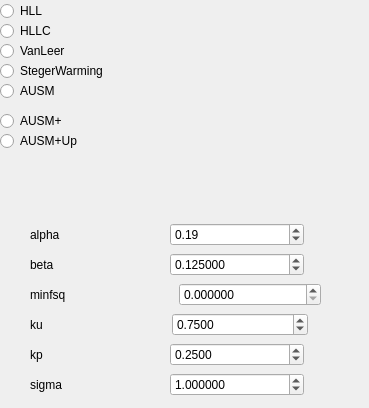
            <widget class="QWidget" name="tab_potOutputControl_2">
             <attribute name="title">
              <string>Output Control</string>
             </attribute>
             <widget class="QWidget" name="layoutWidget_2">
              <property name="geometry">
               <rect>
                <x>30</x>
                <y>280</y>
                <width>291</width>
                <height>29</height>
               </rect>
              </property>
              <layout class="QHBoxLayout" name="horizontalLayout_23">
               <item>
                <widget class="QLabel" name="label_minfsq">
                 <property name="text">
                  <string>minfsq</string>
                 </property>
                 <property name="buddy">
                  <cstring>doubleSpinBox_cfdDiphrmPostn</cstring>
                 </property>
                </widget>
               </item>
               <item>
                <widget class="QDoubleSpinBox" name="doubleSpinBox_cfdminfsq">
                 <property name="decimals">
                  <number>6</number>
                 </property>
                 <property name="minimum">
                  <double>0.000000000000000</double>
                 </property>
                 <property name="maximum">
                  <double>1000000000.000000000000000</double>
                 </property>
                 <property name="singleStep">
                  <double>1.000000000000000</double>
                 </property>
                 <property name="value">
                  <double>0.000000000000000</double>
                 </property>
                </widget>
               </item>
              </layout>
             </widget>
             <widget class="QWidget" name="layoutWidget_3">
              <property name="geometry">
               <rect>
                <x>30</x>
                <y>310</y>
                <width>278</width>
                <height>29</height>
               </rect>
              </property>
              <layout class="QHBoxLayout" name="horizontalLayout_24">
               <item>
                <widget class="QLabel" name="label_cfdku">
                 <property name="midLineWidth">
                  <number>1</number>
                 </property>
                 <property name="text">
                  <string>ku</string>
                 </property>
                 <property name="buddy">
                  <cstring>doubleSpinBox_cfdDiphrmPostn</cstring>
                 </property>
                </widget>
               </item>
               <item>
                <widget class="QDoubleSpinBox" name="doubleSpinBox_cfdku">
                 <property name="decimals">
                  <number>4</number>
                 </property>
                 <property name="minimum">
                  <double>-1000000000.000000000000000</double>
                 </property>
                 <property name="maximum">
                  <double>1000000000.000000000000000</double>
                 </property>
                 <property name="singleStep">
                  <double>10.000000000000000</double>
                 </property>
                 <property name="value">
                  <double>0.750000000000000</double>
                 </property>
                </widget>
               </item>
              </layout>
             </widget>
             <widget class="QWidget" name="layoutWidget_4">
              <property name="geometry">
               <rect>
                <x>30</x>
                <y>340</y>
                <width>274</width>
                <height>29</height>
               </rect>
              </property>
              <layout class="QHBoxLayout" name="horizontalLayout_25">
               <item>
                <widget class="QLabel" name="label_cfdkp">
                 <property name="text">
                  <string>kp</string>
                 </property>
                 <property name="buddy">
                  <cstring>doubleSpinBox_cfdDiphrmPostn</cstring>
                 </property>
                </widget>
               </item>
               <item>
                <widget class="QDoubleSpinBox" name="doubleSpinBox_cfdkp">
                 <property name="decimals">
                  <number>4</number>
                 </property>
                 <property name="minimum">
                  <double>0.000000000000000</double>
                 </property>
                 <property name="maximum">
                  <double>1000000000.000000000000000</double>
                 </property>
                 <property name="singleStep">
                  <double>100.000000000000000</double>
                 </property>
                 <property name="value">
                  <double>0.250000000000000</double>
                 </property>
                </widget>
               </item>
              </layout>
             </widget>
             <widget class="QWidget" name="layoutWidget_16">
              <property name="geometry">
               <rect>
                <x>30</x>
                <y>220</y>
                <width>274</width>
                <height>29</height>
               </rect>
              </property>
              <layout class="QHBoxLayout" name="horizontalLayout_41">
               <item>
                <widget class="QLabel" name="label_cfdDiaphramPosition_14">
                 <property name="text">
                  <string>alpha</string>
                 </property>
                 <property name="buddy">
                  <cstring>doubleSpinBox_cfdDiphrmPostn</cstring>
                 </property>
                </widget>
               </item>
               <item>
                <widget class="QDoubleSpinBox" name="doubleSpinBox_cfdalpha">
                 <property name="minimum">
                  <double>0.000000000000000</double>
                 </property>
                 <property name="maximum">
                  <double>1000000000.000000000000000</double>
                 </property>
                 <property name="singleStep">
                  <double>100.000000000000000</double>
                 </property>
                 <property name="value">
                  <double>0.190000000000000</double>
                 </property>
                </widget>
               </item>
              </layout>
             </widget>
             <widget class="QWidget" name="layoutWidget_17">
              <property name="geometry">
               <rect>
                <x>30</x>
                <y>370</y>
                <width>274</width>
                <height>29</height>
               </rect>
              </property>
              <layout class="QHBoxLayout" name="horizontalLayout_42">
               <item>
                <widget class="QLabel" name="label_cfdsigma">
                 <property name="text">
                  <string>sigma</string>
                 </property>
                 <property name="buddy">
                  <cstring>doubleSpinBox_cfdDiphrmPostn</cstring>
                 </property>
                </widget>
               </item>
               <item>
                <widget class="QDoubleSpinBox" name="doubleSpinBox_cfdsigma">
                 <property name="decimals">
                  <number>6</number>
                 </property>
                 <property name="minimum">
                  <double>-1000000000.000000000000000</double>
                 </property>
                 <property name="maximum">
                  <double>1000000000.000000000000000</double>
                 </property>
                 <property name="singleStep">
                  <double>1.000000000000000</double>
                 </property>
                 <property name="value">
                  <double>1.000000000000000</double>
                 </property>
                </widget>
               </item>
              </layout>
             </widget>
             <widget class="QWidget" name="layoutWidget_18">
              <property name="geometry">
               <rect>
                <x>30</x>
                <y>250</y>
                <width>274</width>
                <height>29</height>
               </rect>
              </property>
              <layout class="QHBoxLayout" name="horizontalLayout_43">
               <item>
                <widget class="QLabel" name="label_uL_3">
                 <property name="midLineWidth">
                  <number>1</number>
                 </property>
                 <property name="text">
                  <string>beta</string>
                 </property>
                 <property name="buddy">
                  <cstring>doubleSpinBox_cfdDiphrmPostn</cstring>
                 </property>
                </widget>
               </item>
               <item>
                <widget class="QDoubleSpinBox" name="doubleSpinBox_cfdbeta">
                 <property name="decimals">
                  <number>6</number>
                 </property>
                 <property name="minimum">
                  <double>-999999999.000000000000000</double>
                 </property>
                 <property name="maximum">
                  <double>1000000000.000000000000000</double>
                 </property>
                 <property name="singleStep">
                  <double>10.000000000000000</double>
                 </property>
                 <property name="value">
                  <double>0.125000000000000</double>
                 </property>
                </widget>
               </item>
              </layout>
             </widget>
             <widget class="QRadioButton" name="HLLC">
              <property name="geometry">
               <rect>
                <x>0</x>
                <y>20</y>
                <width>360</width>
                <height>22</height>
               </rect>
              </property>
              <property name="text">
               <string>HLLC</string>
              </property>
             </widget>
             <widget class="QRadioButton" name="radioButton_2">
              <property name="geometry">
               <rect>
                <x>0</x>
                <y>80</y>
                <width>360</width>
                <height>22</height>
               </rect>
              </property>
              <property name="text">
               <string>AUSM</string>
              </property>
             </widget>
             <widget class="QRadioButton" name="AUSMUp">
              <property name="geometry">
               <rect>
                <x>0</x>
                <y>130</y>
                <width>360</width>
                <height>22</height>
               </rect>
              </property>
              <property name="text">
               <string>AUSM+Up</string>
              </property>
             </widget>
             <widget class="QRadioButton" name="VanLeer">
              <property name="geometry">
               <rect>
                <x>0</x>
                <y>40</y>
                <width>360</width>
                <height>22</height>
               </rect>
              </property>
              <property name="text">
               <string>VanLeer</string>
              </property>
             </widget>
             <widget class="QRadioButton" name="AUSMp">
              <property name="geometry">
               <rect>
                <x>0</x>
                <y>110</y>
                <width>360</width>
                <height>22</height>
               </rect>
              </property>
              <property name="text">
               <string>AUSM+</string>
              </property>
             </widget>
             <widget class="QRadioButton" name="HLL">
              <property name="geometry">
               <rect>
                <x>0</x>
                <y>0</y>
                <width>360</width>
                <height>22</height>
               </rect>
              </property>
              <property name="text">
               <string>HLL</string>
              </property>
             </widget>
             <widget class="QRadioButton" name="StegerWarming">
              <property name="geometry">
               <rect>
                <x>0</x>
                <y>60</y>
                <width>360</width>
                <height>22</height>
               </rect>
              </property>
              <property name="text">
               <string>StegerWarming</string>
              </property>
             </widget>
            </widget>
